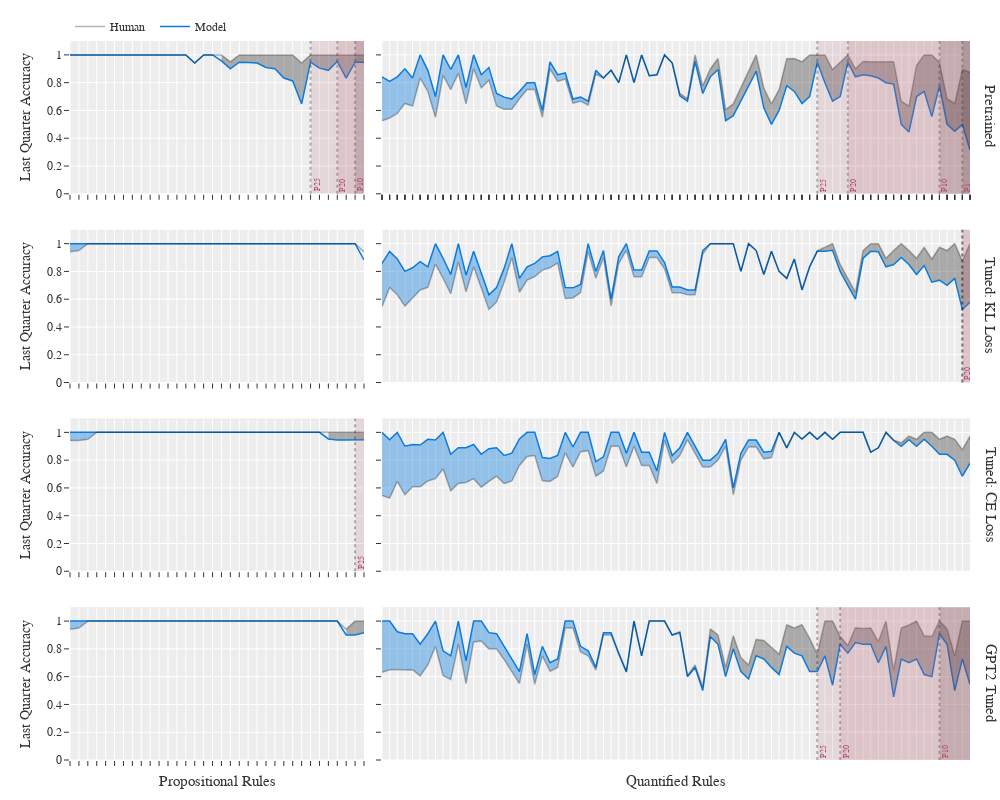

The code cell stored with this chart in its notebook:
### Code cell
model_df = pd.read_csv(f'./results/experiment_1/model_indiv_stats_with_exp3.csv')
model_to_pretty = {"gemma7b-tuned112": "Tuned: KL Loss", "gemma7b-pretrained": "Pretrained", "gemma7b-tuned112-answerloss": "Tuned: CE Loss", "gpt2-tuned112": "GPT2 Tuned", 'gpt2': "GPT2", "human": "Human Subsample"}
models = [
        "gemma7b-pretrained", 
        "gemma7b-tuned112",
        "gemma7b-tuned112-answerloss",
        "gpt2-tuned112"
        ]
fig = make_delta_figure(models, model_df, [1, 10, 20, 25], model_to_pretty)
# fig.write_image("./analysis/e1_delta_graph.pdf")
fig.show()
